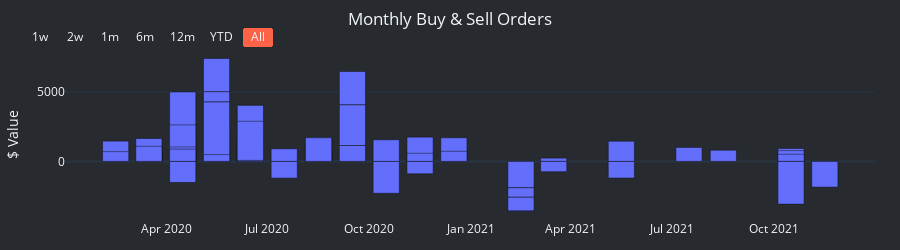

The cell this chart's notebook holds for it:
### Code cell
portfolio_cashflow = go.Figure()  # generating a figure that will be updated in the following lines
portfolio_cashflow.add_trace(
    go.Bar(
        x=plotlydf_portfval.date,
        y=plotlydf_portfval.cashflow.replace(0,np.nan),
        name='Drawdown %',
        xperiod="M1",
    )
)

portfolio_cashflow.update_layout(
    margin = dict(t=50, b=30, l=25, r=25),
    yaxis=dict(
        title='$ Value',
        titlefont_size=14,
        tickfont_size=12,
        ),
    title='Monthly Buy & Sell Orders',
    title_x=0.5,
    paper_bgcolor="#272b30",
    plot_bgcolor="#272b30"
)

portfolio_cashflow.update_xaxes(
    rangeslider_visible=False,
        rangeselector=dict(
            buttons=list([
                dict(count=7, label="1w", step="day", stepmode="backward"),
                dict(count=14, label="2w", step="day", stepmode="backward"),
                dict(count=1, label="1m", step="month", stepmode="backward"),
                dict(count=6, label="6m", step="month", stepmode="backward"),
                dict(count=12, label="12m", step="month", stepmode="backward"),
                dict(count=1, label="YTD", step="year", stepmode="todate"),
                dict(label='All', step="all"),
            ]),
            bgcolor="#272b30",
            activecolor='tomato',
        )
)

portfolio_cashflow.layout.template = CHART_THEME
portfolio_cashflow.layout.height=250
portfolio_cashflow.show()

### Figure 1 — Plotly figure (JSON) as saved in the notebook; plotly's stock layout.template omitted (floating-point values rounded to 4 significant figures; data arrays with more than 128 entries replaced by an {"elided": "..."} marker saying what was removed)
{"data": [{"name": "Drawdown %", "type": "bar", "x": {"elided": "480 str values"}, "xperiod": "M1", "y": {"elided": "480 float values"}}], "layout": {"height": 250, "margin": {"b": 30, "l": 25, "r": 25, "t": 50}, "paper_bgcolor": "#272b30", "plot_bgcolor": "#272b30", "title": {"text": "Monthly Buy & Sell Orders", "x": 0.5}, "xaxis": {"rangeselector": {"activecolor": "tomato", "bgcolor": "#272b30", "buttons": [{"count": 7, "label": "1w", "step": "day", "stepmode": "backward"}, {"count": 14, "label": "2w", "step": "day", "stepmode": "backward"}, {"count": 1, "label": "1m", "step": "month", "stepmode": "backward"}, {"count": 6, "label": "6m", "step": "month", "stepmode": "backward"}, {"count": 12, "label": "12m", "step": "month", "stepmode": "backward"}, {"count": 1, "label": "YTD", "step": "year", "stepmode": "todate"}, {"label": "All", "step": "all"}]}, "rangeslider": {"visible": false}}, "yaxis": {"tickfont": {"size": 12}, "title": {"font": {"size": 14}, "text": "$ Value"}}}}
